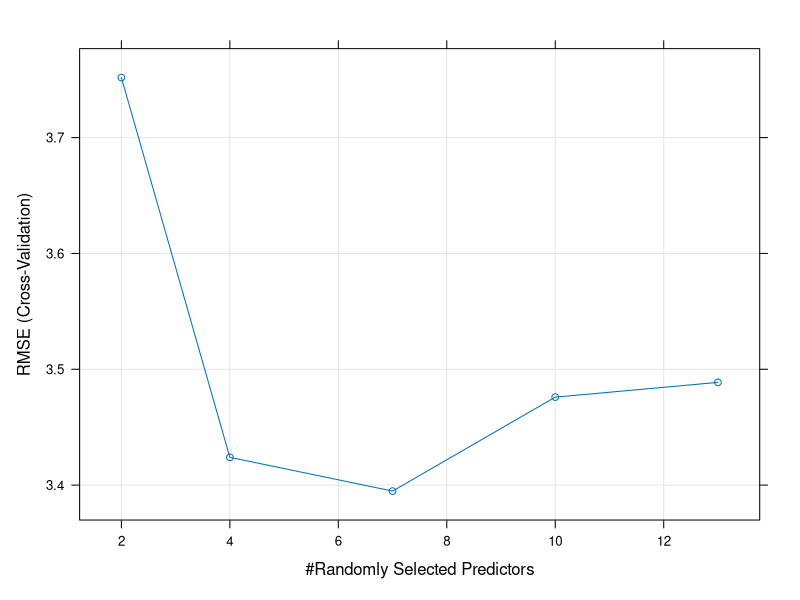
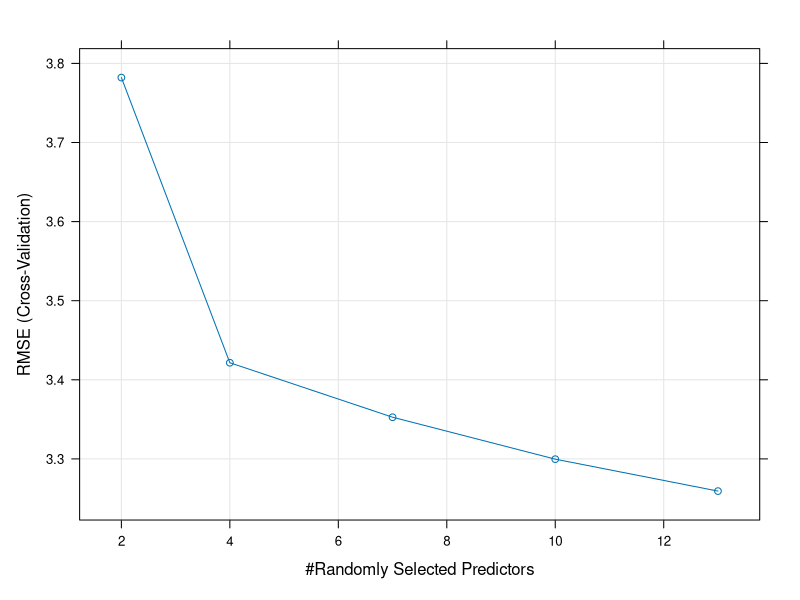

Reproduce these figures in R, in order. (Note: this script raises an error after producing the figures.)
# Example 1
# Regression with Random forests from ISLR Ch.8

library(MASS)
library(randomForest)
library(caret)
str(Boston)
ind <- createDataPartition(Boston$medv, p=.7, list=F)
train <- Boston[ind,]
test <- Boston[-ind,]
mod_rf <- randomForest(medv~., data=train, importance=T)
mod_rf # model performance summary
RMSE(mod_rf$pred, train$medv) # more meaningful metric

# we can cross-validate model on
#
# -- mtry - # of variables randomly chosen at each split
#           default is sqrt(p) for classification
#                      p/3 for regression
#
# -- ntree - # of trees tried, default is 500
#            recommended: no more than 5000

train_rf <- train(medv~.,
                  method="rf",
                  data=train,
                  importance=T,
                  tuneLength=5,
                  ntrees=1000,
                  trControl= trainControl(method="cv"))
plot(train_rf)

train_rf2 <- train(medv~.,
                  data=train,
                  method="rf",
                  importance=T,
                  tuneLength=5,
                  ntrees=5000,
                  trControl= trainControl(method="cv"))
plot(train_rf2)

RMSE(predict(train_rf, test), test$medv)
RMSE(predict(train_rf2, test), test$medv)

# comparison to boosted trees in gbm
train_gbm <- train(medv~.,
                   data=train,
                   method="gbm",
                   trControl=trainControl(method="cv"))
train_gbm

modelLookup("gbm")
getModelInfo("gbm")
getModelInfo("gbm", regex = FALSE)[[1]]$parameters$parameter

grid <- expand.grid(n.trees = seq(50,200, 50),
                    interaction.depth = 1:5,
                    shrinkage=seq(0.01, 0.2, 0.01))

train_gbm <- train(medv~.,
                   data=train,
                   method="gbm",
                   tuneGrid=grid,
                   verbose=F,
                   trControl=trainControl(method="cv"))
plot(train_gbm)
RMSE(predict(train_gbm, test), test$medv)
